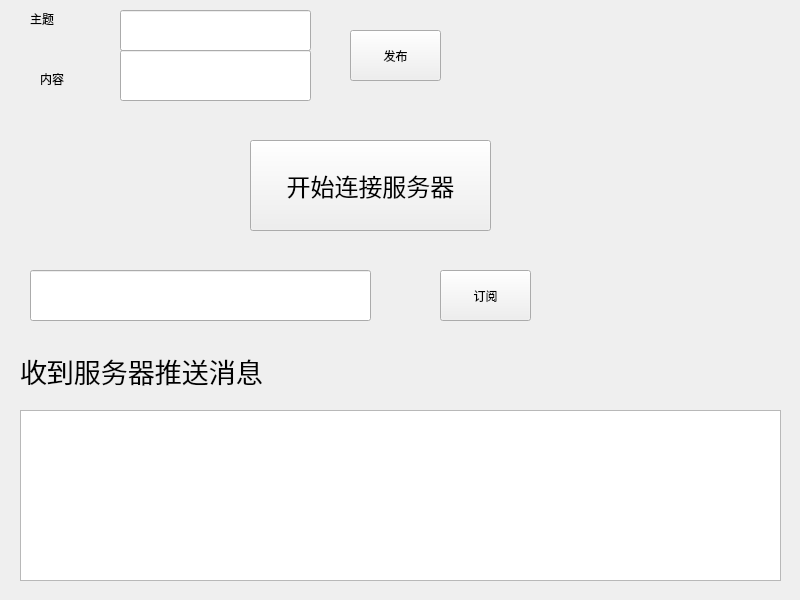
<?xml version="1.0" encoding="UTF-8"?>
<ui version="4.0">
 <class>Widget</class>
 <widget class="QWidget" name="Widget">
  <property name="geometry">
   <rect>
    <x>0</x>
    <y>0</y>
    <width>800</width>
    <height>600</height>
   </rect>
  </property>
  <property name="windowTitle">
   <string>Widget</string>
  </property>
  <widget class="QPushButton" name="connectButton">
   <property name="geometry">
    <rect>
     <x>250</x>
     <y>140</y>
     <width>241</width>
     <height>91</height>
    </rect>
   </property>
   <property name="font">
    <font>
     <pointsize>18</pointsize>
    </font>
   </property>
   <property name="text">
    <string>开始连接服务器</string>
   </property>
  </widget>
  <widget class="QLabel" name="label">
   <property name="geometry">
    <rect>
     <x>20</x>
     <y>350</y>
     <width>301</width>
     <height>41</height>
    </rect>
   </property>
   <property name="font">
    <font>
     <pointsize>20</pointsize>
    </font>
   </property>
   <property name="text">
    <string>收到服务器推送消息</string>
   </property>
  </widget>
  <widget class="QTextEdit" name="textEdit">
   <property name="geometry">
    <rect>
     <x>20</x>
     <y>410</y>
     <width>761</width>
     <height>171</height>
    </rect>
   </property>
  </widget>
  <widget class="QPushButton" name="subButton">
   <property name="geometry">
    <rect>
     <x>440</x>
     <y>270</y>
     <width>91</width>
     <height>51</height>
    </rect>
   </property>
   <property name="text">
    <string>订阅</string>
   </property>
  </widget>
  <widget class="QLineEdit" name="subTopicEdit">
   <property name="geometry">
    <rect>
     <x>30</x>
     <y>270</y>
     <width>341</width>
     <height>51</height>
    </rect>
   </property>
  </widget>
  <widget class="QLineEdit" name="pubTopicEdit">
   <property name="geometry">
    <rect>
     <x>120</x>
     <y>10</y>
     <width>191</width>
     <height>41</height>
    </rect>
   </property>
  </widget>
  <widget class="QLineEdit" name="msgEdit">
   <property name="geometry">
    <rect>
     <x>120</x>
     <y>50</y>
     <width>191</width>
     <height>51</height>
    </rect>
   </property>
  </widget>
  <widget class="QLabel" name="label_2">
   <property name="geometry">
    <rect>
     <x>30</x>
     <y>10</y>
     <width>67</width>
     <height>17</height>
    </rect>
   </property>
   <property name="text">
    <string>主题</string>
   </property>
  </widget>
  <widget class="QLabel" name="label_3">
   <property name="geometry">
    <rect>
     <x>40</x>
     <y>70</y>
     <width>67</width>
     <height>17</height>
    </rect>
   </property>
   <property name="text">
    <string>内容</string>
   </property>
  </widget>
  <widget class="QPushButton" name="pubButton">
   <property name="geometry">
    <rect>
     <x>350</x>
     <y>30</y>
     <width>91</width>
     <height>51</height>
    </rect>
   </property>
   <property name="text">
    <string>发布</string>
   </property>
  </widget>
 </widget>
 <resources/>
 <connections/>
</ui>
